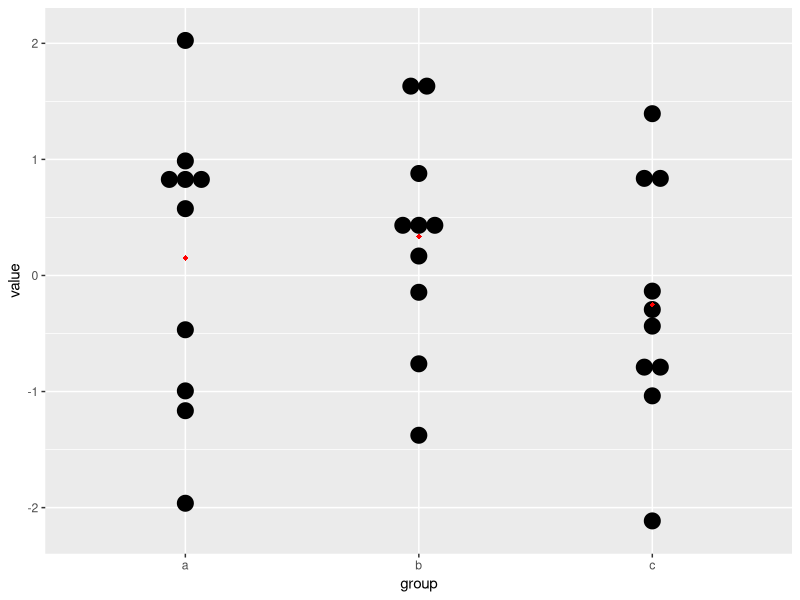
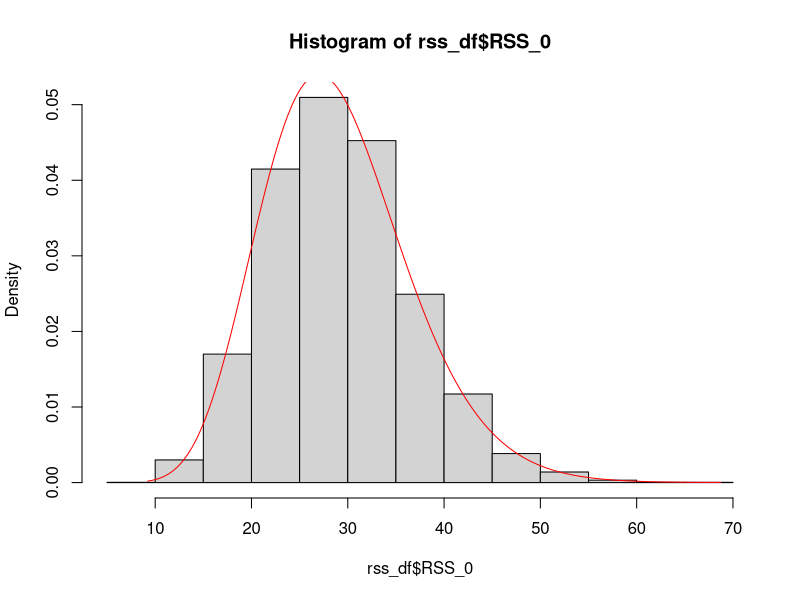
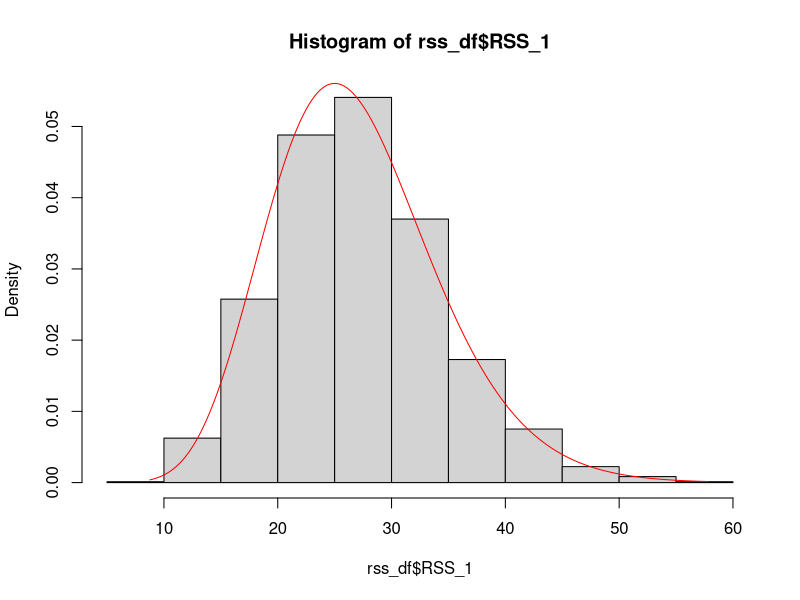
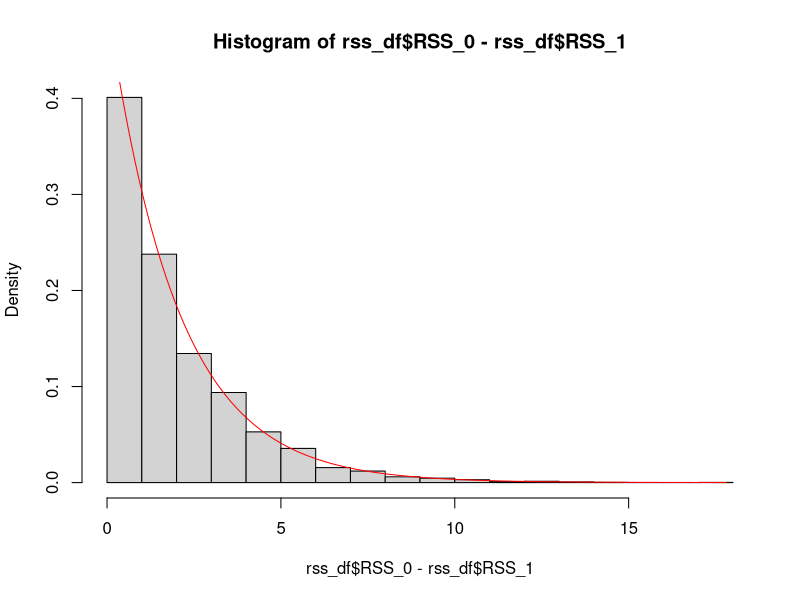
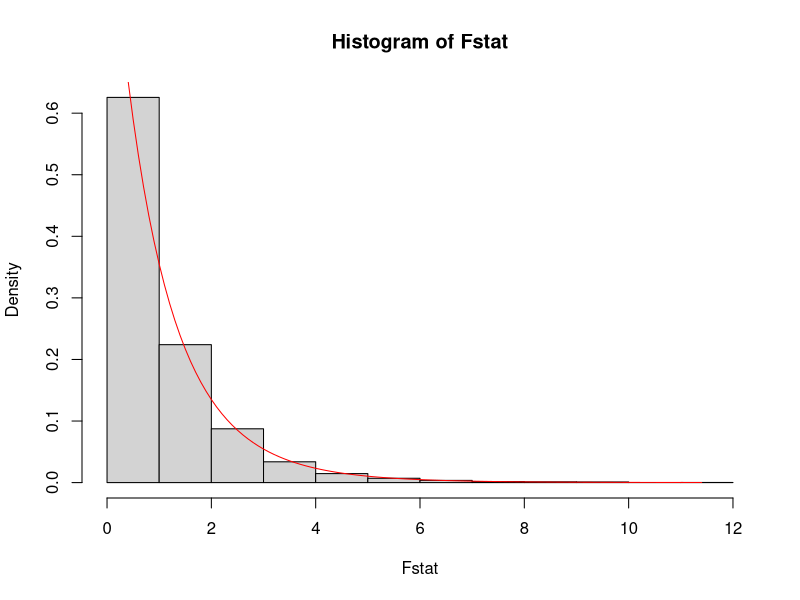

The R script that drew these images, in order:
## ---- chunk 1
knitr::opts_chunk$set(echo = TRUE)
## ---- chunk 2
library(tidyverse)
## ---- chunk 3
n_data <- 5000
n_per_group <- 10
n_groups <- 3
overall_mean <- 0
overal_sd <- 1
## ---- chunk 4
set.seed(1)
sim_df <- bind_rows(lapply(seq_len(5000), function(x){
  tibble(
    id = x,
    value = rnorm(n = n_per_group * n_groups, 
                  mean = overall_mean,
                  sd = overal_sd),
    group = rep(letters[seq_len(n_groups)], each = 10)
  )
}))
## ---- chunk 5
filter(sim_df, id == 20) %>% 
  ggplot(aes(x = group, y = value)) +
  geom_dotplot(binaxis='y', stackdir='center') +
  stat_summary(fun=mean, geom="point", 
               shape=18, color="red")
## ---- chunk 6
sim_df <- sim_df %>% 
  group_by(id) %>% 
  mutate(obs_overall_mean = mean(value)) %>% 
  group_by(id, group) %>% 
  mutate(obs_group_mean = mean(value)) %>% 
  ungroup()

sim_df
## ---- chunk 7
sim_df <- sim_df %>% 
  mutate(overall_residuals = value - obs_overall_mean,
         group_residuals = value - obs_group_mean) 

sim_df
## ---- chunk 8
rss_df <- sim_df %>% 
  group_by(id) %>% 
  summarise(RSS_0 = sum(overall_residuals^2),
            RSS_1 = sum(group_residuals^2)) %>% 
  ungroup
## ---- chunk 9
hist(rss_df$RSS_0, probability = TRUE)
lines(seq(min(rss_df$RSS_0), max(rss_df$RSS_0), 0.1),
      dchisq(seq(min(rss_df$RSS_0), max(rss_df$RSS_0), 0.1), df = n_groups * n_per_group - 1), col = "red")
## ---- chunk 10
hist(rss_df$RSS_1, probability = TRUE)
lines(seq(min(rss_df$RSS_1), max(rss_df$RSS_1), 0.1),
      dchisq(seq(min(rss_df$RSS_1), max(rss_df$RSS_1), 0.1), df = n_groups * n_per_group - n_groups), col = "red")
## ---- chunk 11
hist(rss_df$RSS_0 - rss_df$RSS_1, probability = TRUE)
lines(seq(min(rss_df$RSS_0 - rss_df$RSS_1), 
          max(rss_df$RSS_0 - rss_df$RSS_1), 0.1),
      dchisq(seq(min(rss_df$RSS_0 - rss_df$RSS_1), 
                 max(rss_df$RSS_0 - rss_df$RSS_1), 0.1), df = n_groups - 1), col = "red")
## ---- chunk 12
d1 <- n_groups - 1
d2 <- n_groups * n_per_group - n_groups
Fstat <- (rss_df$RSS_0 - rss_df$RSS_1)/rss_df$RSS_1 * d2/d1

hist(Fstat, probability = TRUE)
lines(seq(min(Fstat), max(Fstat), 0.1),
      df(seq(min(Fstat), max(Fstat), 0.1), 
         df1 = d1, df2 = d2), col = "red")
